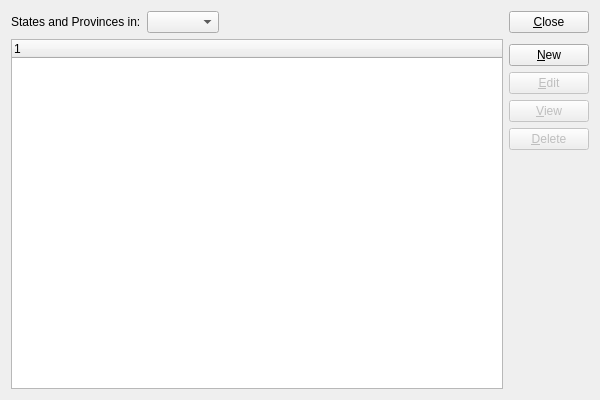
<?xml version="1.0" encoding="UTF-8"?>
<ui version="4.0">
 <comment>This file is part of the xTuple ERP: PostBooks Edition, a free and
open source Enterprise Resource Planning software suite,
Copyright (c) 1999-2011 by OpenMFG LLC, d/b/a xTuple.
It is licensed to you under the Common Public Attribution License
version 1.0, the full text of which (including xTuple-specific Exhibits)
is available at www.xtuple.com/CPAL.  By using this software, you agree
to be bound by its terms.</comment>
 <class>states</class>
 <widget class="QWidget" name="states">
  <property name="geometry">
   <rect>
    <x>0</x>
    <y>0</y>
    <width>600</width>
    <height>400</height>
   </rect>
  </property>
  <property name="windowTitle">
   <string>List States and Provinces</string>
  </property>
  <layout class="QGridLayout" name="gridLayout">
   <item row="0" column="0">
    <layout class="QHBoxLayout" name="horizontalLayout">
     <item>
      <widget class="QLabel" name="_stateLit">
       <property name="text">
        <string>States and Provinces in:</string>
       </property>
       <property name="buddy">
        <cstring>_state</cstring>
       </property>
      </widget>
     </item>
     <item>
      <widget class="XComboBox" name="_country">
       <property name="allowNull">
        <bool>true</bool>
       </property>
       <property name="nullStr">
        <string>[ All Countries ]</string>
       </property>
       <property name="type">
        <enum>XComboBox::Countries</enum>
       </property>
      </widget>
     </item>
     <item>
      <spacer name="horizontalSpacer">
       <property name="orientation">
        <enum>Qt::Horizontal</enum>
       </property>
       <property name="sizeHint" stdset="0">
        <size>
         <width>40</width>
         <height>20</height>
        </size>
       </property>
      </spacer>
     </item>
    </layout>
   </item>
   <item row="0" column="1" rowspan="2">
    <layout class="QVBoxLayout" name="verticalLayout">
     <item>
      <widget class="QPushButton" name="_close">
       <property name="text">
        <string>&amp;Close</string>
       </property>
      </widget>
     </item>
     <item>
      <spacer name="verticalSpacer">
       <property name="orientation">
        <enum>Qt::Vertical</enum>
       </property>
       <property name="sizeType">
        <enum>QSizePolicy::Fixed</enum>
       </property>
       <property name="sizeHint" stdset="0">
        <size>
         <width>20</width>
         <height>5</height>
        </size>
       </property>
      </spacer>
     </item>
     <item>
      <widget class="QPushButton" name="_new">
       <property name="text">
        <string>&amp;New</string>
       </property>
      </widget>
     </item>
     <item>
      <widget class="QPushButton" name="_edit">
       <property name="enabled">
        <bool>false</bool>
       </property>
       <property name="text">
        <string>&amp;Edit</string>
       </property>
      </widget>
     </item>
     <item>
      <widget class="QPushButton" name="_view">
       <property name="enabled">
        <bool>false</bool>
       </property>
       <property name="text">
        <string>&amp;View</string>
       </property>
      </widget>
     </item>
     <item>
      <widget class="QPushButton" name="_delete">
       <property name="enabled">
        <bool>false</bool>
       </property>
       <property name="text">
        <string>&amp;Delete</string>
       </property>
      </widget>
     </item>
     <item>
      <spacer name="Spacer13">
       <property name="orientation">
        <enum>Qt::Vertical</enum>
       </property>
       <property name="sizeType">
        <enum>QSizePolicy::Expanding</enum>
       </property>
       <property name="sizeHint" stdset="0">
        <size>
         <width>20</width>
         <height>20</height>
        </size>
       </property>
      </spacer>
     </item>
    </layout>
   </item>
   <item row="1" column="0">
    <widget class="XTreeWidget" name="_state">
     <property name="sizePolicy">
      <sizepolicy hsizetype="Expanding" vsizetype="Expanding">
       <horstretch>0</horstretch>
       <verstretch>0</verstretch>
      </sizepolicy>
     </property>
    </widget>
   </item>
  </layout>
 </widget>
 <layoutdefault spacing="6" margin="11"/>
 <pixmapfunction>qPixmapFromMimeSource</pixmapfunction>
 <customwidgets>
  <customwidget>
   <class>XComboBox</class>
   <extends>QComboBox</extends>
   <header>xcombobox.h</header>
  </customwidget>
  <customwidget>
   <class>XTreeWidget</class>
   <extends>QTreeWidget</extends>
   <header>xtreewidget.h</header>
   <container>1</container>
  </customwidget>
 </customwidgets>
 <tabstops>
  <tabstop>_country</tabstop>
  <tabstop>_state</tabstop>
  <tabstop>_new</tabstop>
  <tabstop>_edit</tabstop>
  <tabstop>_view</tabstop>
  <tabstop>_delete</tabstop>
  <tabstop>_close</tabstop>
 </tabstops>
 <includes>
  <include location="global">parameter.h</include>
 </includes>
 <resources/>
 <connections>
  <connection>
   <sender>_close</sender>
   <signal>clicked()</signal>
   <receiver>states</receiver>
   <slot>close()</slot>
   <hints>
    <hint type="sourcelabel">
     <x>494</x>
     <y>32</y>
    </hint>
    <hint type="destinationlabel">
     <x>20</x>
     <y>20</y>
    </hint>
   </hints>
  </connection>
  <connection>
   <sender>_state</sender>
   <signal>valid(bool)</signal>
   <receiver>_view</receiver>
   <slot>setEnabled(bool)</slot>
   <hints>
    <hint type="sourcelabel">
     <x>32</x>
     <y>65</y>
    </hint>
    <hint type="destinationlabel">
     <x>494</x>
     <y>197</y>
    </hint>
   </hints>
  </connection>
 </connections>
</ui>
